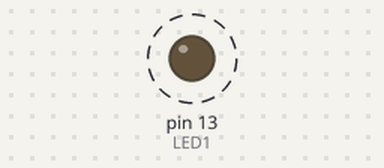
A sketch run on a simulated Arduino Uno, built with avr-gcc and run on an emulated ATmega328P. On the bench: output pins drawn as LEDs (lit = HIGH). Dashed ring = blinking.

Above: at 0.35 s.
Timing chart, 0 to 3.0 s (numbered marks = the images above):
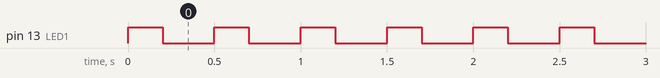

The sketch:

Led_blink.ino
```cpp
  int LED1 =13;


void setup() {
  // put your setup code here, to run once:
pinMode(LED1,OUTPUT);
}

void loop() {
  // put your main code here, to run repeatedly:
digitalWrite(LED1,HIGH); //turn on LED
delay(200); //delay LED for ms
digitalWrite(LED1,LOW);
delay(300);
}
```

Measured:
- by itself, pin 13 (LED1): alternates HIGH for 0.20 s and LOW for 0.30 s
